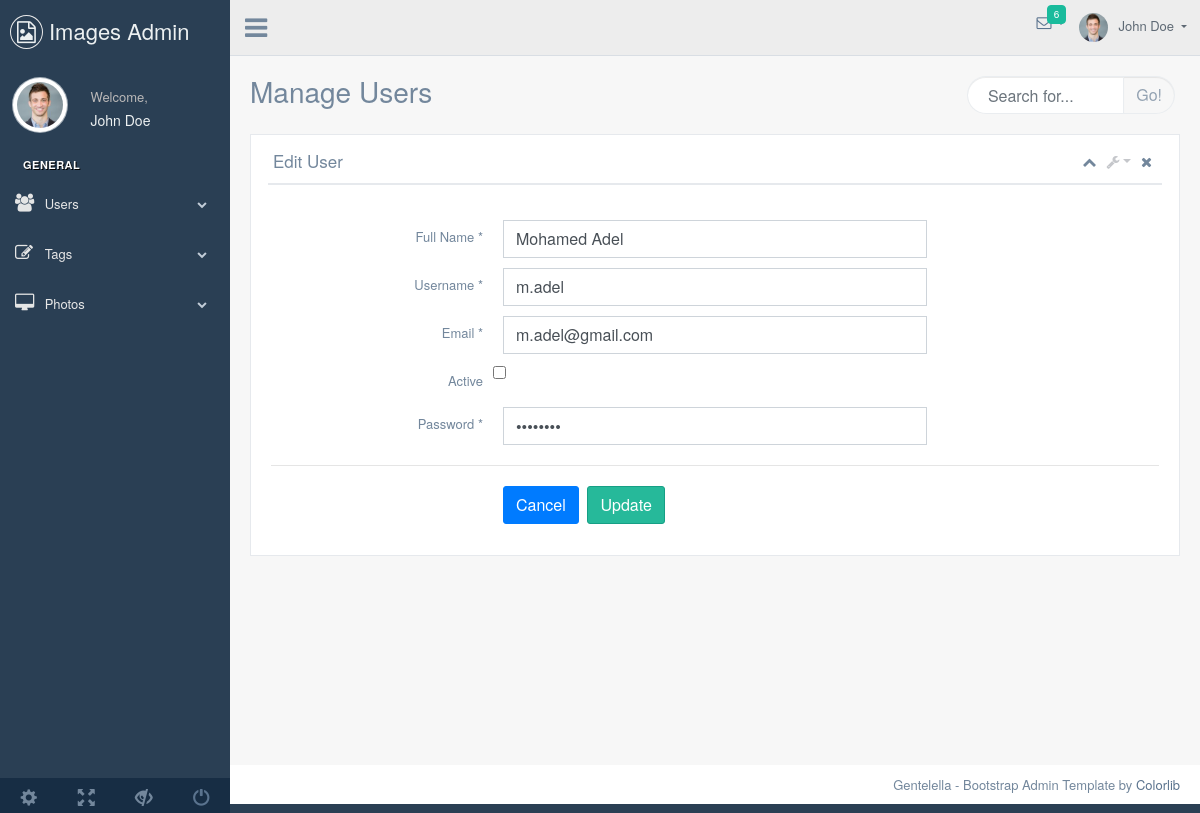
The page /admin/edit_user.php?id=1 on the database its author committed.
### tables this page shows
CREATE TABLE `users` (
  `user_id` int(10) UNSIGNED NOT NULL,
  `registeration_date` date NOT NULL DEFAULT current_timestamp(),
  `full_name` varchar(150) NOT NULL,
  `user_name` varchar(150) NOT NULL,
  `user_email` varchar(150) NOT NULL,
  `active` varchar(5) NOT NULL DEFAULT 'No',
  `meeting_date` date DEFAULT NULL,
  `user_password` varchar(150) NOT NULL
);

### admin/edit_user.php (the view, shortened to what this page needs)
<!DOCTYPE html>
<html lang="en">
  <head>
	<link href="vendors/bootstrap/dist/css/bootstrap.min.css" rel="stylesheet">
	<link href="vendors/font-awesome/css/font-awesome.min.css" rel="stylesheet">
	<link href="vendors/nprogress/nprogress.css" rel="stylesheet">
	<link href="vendors/iCheck/skins/flat/green.css" rel="stylesheet">
	<link href="vendors/google-code-prettify/bin/prettify.min.css" rel="stylesheet">
	<link href="vendors/select2/dist/css/select2.min.css" rel="stylesheet">
	<link href="vendors/switchery/dist/switchery.min.css" rel="stylesheet">
	<link href="vendors/starrr/dist/starrr.css" rel="stylesheet">
	<link href="vendors/bootstrap-daterangepicker/daterangepicker.css" rel="stylesheet">
	<link href="build/css/custom.min.css" rel="stylesheet">
</head>
<body class="nav-md">
	<div class="container body">
		<div class="main_container">
			<div class="col-md-3 left_col">
				<div class="left_col scroll-view">
					<div class="navbar nav_title" style="border: 0;">
						<a href="\./cars_project/index1.php" class="site_title"><i class="fa fa-file-image-o"></i> <span>Images Admin</span></a>
					</div>
					<div class="profile clearfix">
						<div class="profile_pic">
							<img src="images/img.jpg" alt="..." class="img-circle profile_img">
						</div>
						<div class="profile_info">
							<span>Welcome,</span>
							<h2>John Doe</h2>
						</div>
					</div>
					<br />
					<div id="sidebar-menu" class="main_menu_side hidden-print main_menu">
					<div class="menu_section">
							<h3>General</h3>
							<ul class="nav side-menu">
								<li><a><i class="fa fa-users"></i> Users <span class="fa fa-chevron-down"></span></a>
								</li>
								<li><a><i class="fa fa-edit"></i> Tags <span class="fa fa-chevron-down"></span></a>
								</li>
								<li><a><i class="fa fa-desktop"></i> Photos <span class="fa fa-chevron-down"></span></a>
								</li>
							</ul>
						</div>
					</div>
					<div class="sidebar-footer hidden-small">
						<a data-toggle="tooltip" data-placement="top" title="Settings">
							<span class="glyphicon glyphicon-cog" aria-hidden="true"></span>
						</a>
						<a data-toggle="tooltip" data-placement="top" title="FullScreen">
							<span class="glyphicon glyphicon-fullscreen" aria-hidden="true"></span>
						</a>
						<a data-toggle="tooltip" data-placement="top" title="Lock">
							<span class="glyphicon glyphicon-eye-close" aria-hidden="true"></span>
						</a>
						<a data-toggle="tooltip" data-placement="top" title="Logout" href="login.php">
							<span class="glyphicon glyphicon-off" aria-hidden="true"></span>
						</a>
					</div>
				</div>
			</div>
			<div class="top_nav">
				<div class="nav_menu">
					<div class="nav toggle">
						<a id="menu_toggle"><i class="fa fa-bars"></i></a>
					</div>
					<nav class="nav navbar-nav">
						<ul class=" navbar-right">
							<li class="nav-item dropdown open" style="padding-left: 15px;">
								<a href="javascript:;" class="user-profile dropdown-toggle" aria-haspopup="true" id="navbarDropdown" data-toggle="dropdown" aria-expanded="false">
									<img src="images/img.jpg" alt="">John Doe
								</a>
							</li>
							<li role="presentation" class="nav-item dropdown open">
								<a href="javascript:;" class="dropdown-toggle info-number" id="navbarDropdown1" data-toggle="dropdown" aria-expanded="false">
									<i class="fa fa-envelope-o"></i>
									<span class="badge bg-green">6</span>
								</a>
							</li>
						</ul>
					</nav>
				</div>
			</div>
			<div class="right_col" role="main">
				<div class="">
					<div class="page-title">
						<div class="title_left">
							<h3>Manage Users</h3>
						</div>
						<div class="title_right">
							<div class="col-md-5 col-sm-5  form-group pull-right top_search">
								<div class="input-group">
									<input type="text" class="form-control" placeholder="Search for...">
									<span class="input-group-btn">
										<button class="btn btn-default" type="button">Go!</button>
									</span>
								</div>
							</div>
						</div>
					</div>
					<div class="clearfix"></div>
					<div class="row">
						<div class="col-md-12 col-sm-12 ">
							<div class="x_panel">
								<div class="x_title">
									<h2>Edit User</h2>
									<ul class="nav navbar-right panel_toolbox">
										<li><a class="collapse-link"><i class="fa fa-chevron-up"></i></a>
										</li>
										<li class="dropdown">
											<a href="#" class="dropdown-toggle" data-toggle="dropdown" role="button" aria-haspopup="true" aria-expanded="false"><i class="fa fa-wrench"></i></a>
										</li>
										<li><a class="close-link"><i class="fa fa-close"></i></a>
										</li>
									</ul>
									<div class="clearfix"></div>
								</div>
								<div class="x_content">
									<br />
										<?php
											$conn = mysqli_connect("localhost","root","","cars");
											if (isset($_GET['id']))
											{
												$user_id=$_GET['id'];
												$sql = "SELECT * FROM users WHERE user_id='$user_id' ";
												$sql_run = mysqli_query($conn, $sql);
												foreach ($sql_run as $row)
												{
										?>
												<form id="demo-form2" action="update_user.php?id=<?=$row['user_id']?>" method="post" data-parsley-validate class="form-horizontal form-label-left">
													<div class="item form-group">
														<label class="col-form-label col-md-3 col-sm-3 label-align" for="first-name">Full Name <span class="required">*</span>
														</label>
														<div class="col-md-6 col-sm-6 ">
															<input type="text" id="first-name" value="<?= $row['full_name']; ?>" name="full-name" required="required" class="form-control">
														</div>
													</div>
													<div class="item form-group">
														<label class="col-form-label col-md-3 col-sm-3 label-align" for="user-name">Username <span class="required">*</span>
														</label>
														<div class="col-md-6 col-sm-6 ">
															<input type="text" id="user-name" value="<?= $row['user_name']; ?>" name="user-name" required="required" class="form-control">
														</div>
													</div>
													<div class="item form-group">
														<label for="email" class="col-form-label col-md-3 col-sm-3 label-align">Email <span class="required">*</span></label>
														<div class="col-md-6 col-sm-6 ">
															<input id="email" value="<?= $row['user_email']; ?>" class="form-control" type="email" name="email" required="required">
														</div>
													</div>
													<div class="item form-group">
														<label class="col-form-label col-md-3 col-sm-3 label-align">Active</label>
														<div class="checkbox">
															<label>
																<input type="checkbox" name="active" id="is_active" value="Yes" class="flat">
															</label>
														</div>
													</div>
													<div class="item form-group">
														<label class="col-form-label col-md-3 col-sm-3 label-align" for="password">Password <span class="required">*</span>
														</label>
														<div class="col-md-6 col-sm-6 ">
															<input type="password" id="password" value="password" name="password" required="required" class="form-control">
														</div>
													</div>
													<div class="ln_solid"></div>
													<div class="item form-group">
														<div class="col-md-6 col-sm-6 offset-md-3">
															<button class="btn btn-primary" type="button">Cancel</button>
															<button type="submit" name="submit" class="btn btn-success">Update </a></button>
														</div>
													</div>
												</form>
											<?php
													}
												}
											?>
								</div>
							</div>
						</div>
					</div>
				</div>
			</div>
			<footer>
				<div class="pull-right">
					Gentelella - Bootstrap Admin Template by <a href="https://colorlib.com">Colorlib</a>
				</div>
				<div class="clearfix"></div>
			</footer>
		</div>
	</div>
</body></html>

### rows shown on the page
users: full-name "Mohamed Adel", user-name "m.adel", email "m.adel@gmail.com"
